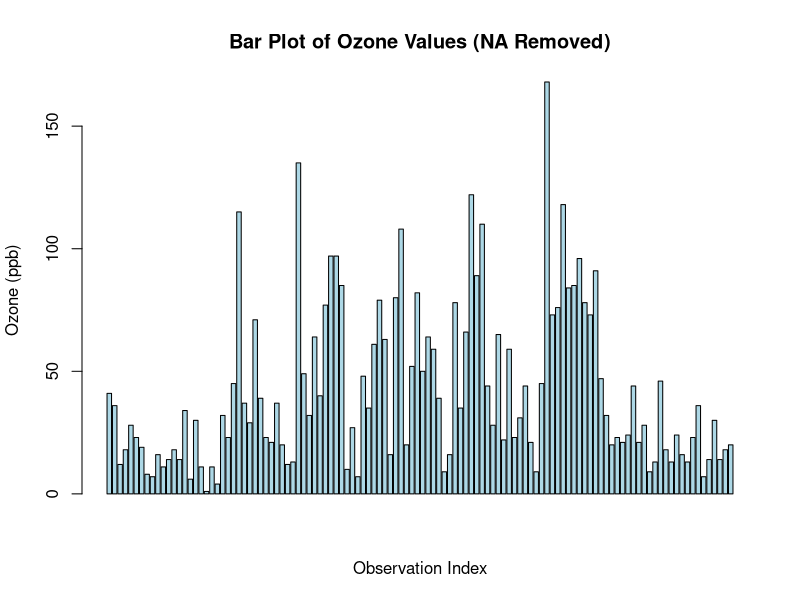
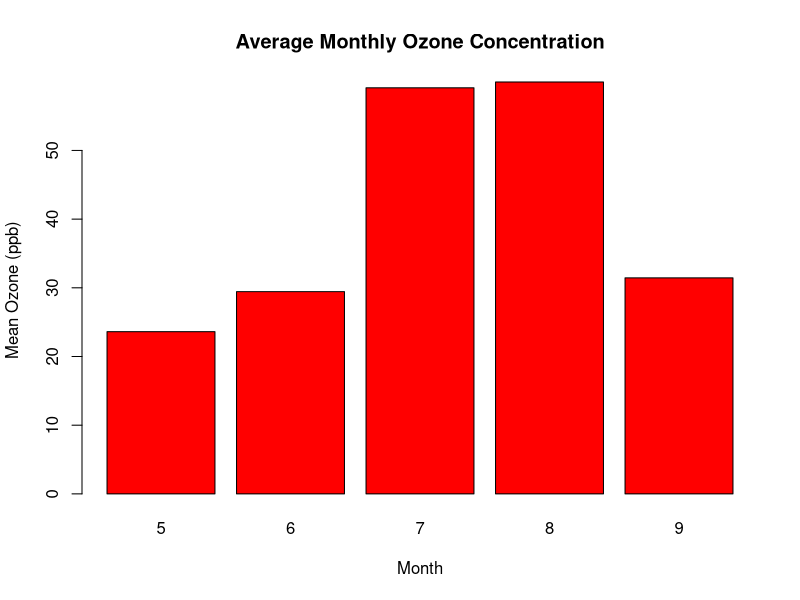
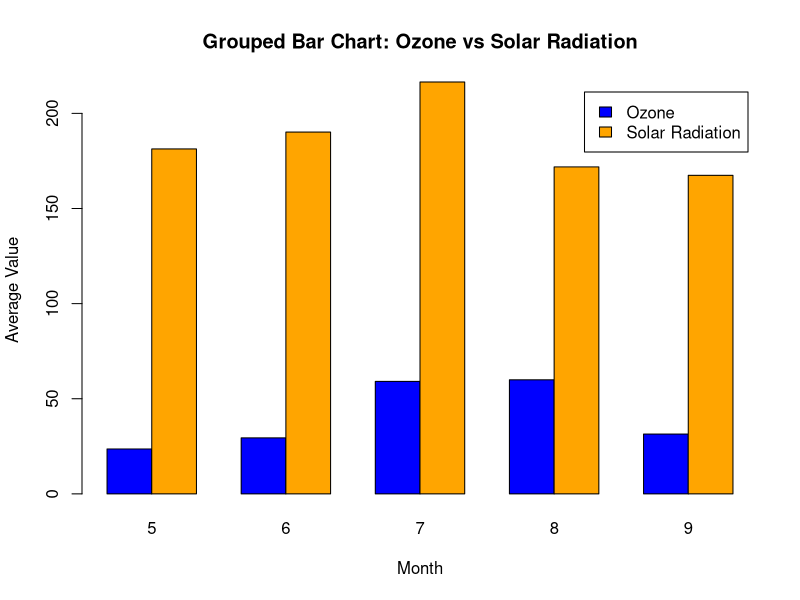
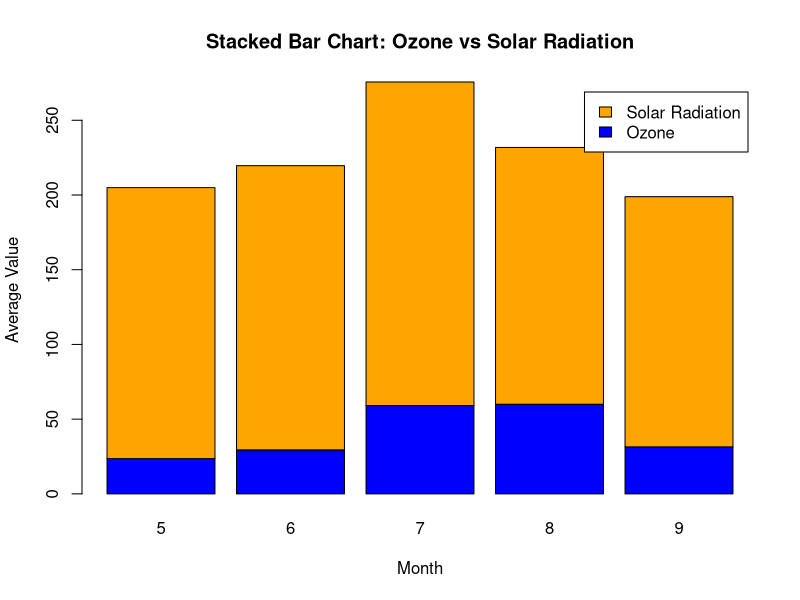

These charts were generated, in order, by the following R code:

# Load the built-in dataset
data(airquality)

# Check structure of dataset
class(airquality)
str(airquality)
ozone_clean <- as.numeric(na.omit(airquality$Ozone))


# 1. Basic Bar Plot 
barplot(
  ozone_clean,
  col = "lightblue",
  main = "Bar Plot of Ozone Values (NA Removed)",
  xlab = "Observation Index",
  ylab = "Ozone (ppb)"
)

#Calculate Monthly Mean Ozone
mean_ozone <- tapply(
  airquality$Ozone,
  airquality$Month,
  mean,
  na.rm = TRUE
)

# Bar plot of average monthly ozone
barplot(
  mean_ozone,
  col = "red",
  main = "Average Monthly Ozone Concentration",
  xlab = "Month",
  ylab = "Mean Ozone (ppb)"
)


#Calculate Monthly Mean Solar Radiation
mean_solar <- tapply(
  airquality$Solar.R,
  airquality$Month,
  mean,
  na.rm = TRUE
)

# Create Matrix for Grouped & Stacked Charts
group_means <- rbind(mean_ozone, mean_solar)


# Grouped Bar Chart
barplot(
  group_means,
  beside = TRUE,
  col = c("blue", "orange"),
  legend.text = c("Ozone", "Solar Radiation"),
  main = "Grouped Bar Chart: Ozone vs Solar Radiation",
  xlab = "Month",
  ylab = "Average Value"
)

# Stacked Bar Chart
barplot(
  group_means,
  beside = FALSE,
  col = c("blue", "orange"),
  legend.text = c("Ozone", "Solar Radiation"),
  main = "Stacked Bar Chart: Ozone vs Solar Radiation",
  xlab = "Month",
  ylab = "Average Value"
)

